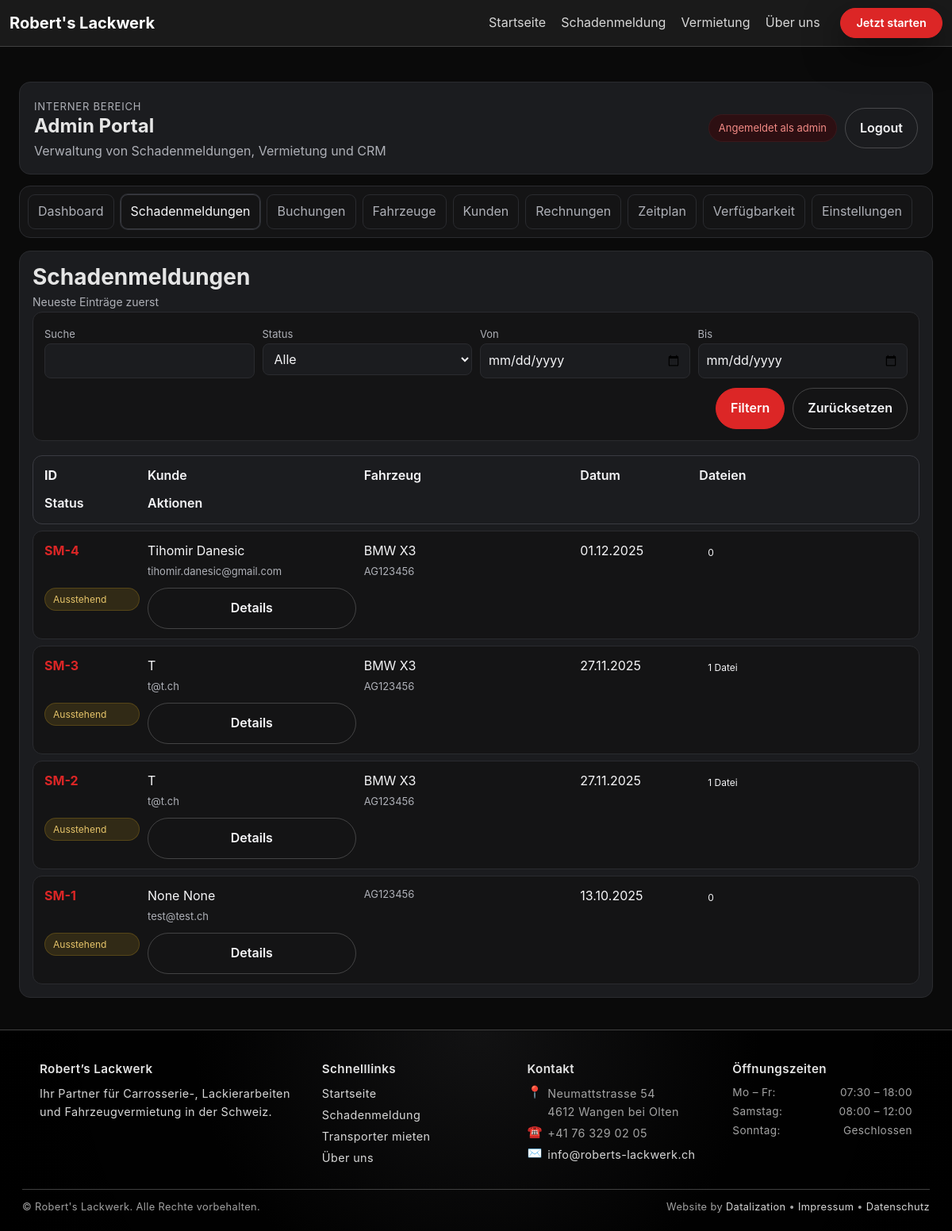
Page /intern/schadenmeldungen/ (signed in) on the committed database.
### main/models.py (models this page shows)
class DamageReport(models.Model):
    STATUS_CHOICES = [
        ("pending", "Ausstehend"),
        ("in_progress", "In Bearbeitung"),
        ("completed", "Abgeschlossen"),
    ]
    customer = models.ForeignKey(
        Customer,
        on_delete=models.SET_NULL,
        null=True,
        blank=True,
        related_name="damage_reports",
    )
    first_name = models.CharField("Vorname", max_length=80, blank=True, null=True)
    last_name  = models.CharField("Nachname", max_length=80, blank=True, null=True)
    company_name = models.CharField("Firmenname", max_length=120, blank=True, null=True)
    email = models.EmailField()
    phone = models.CharField(max_length=50, blank=True)
    car_brand = models.CharField("Automarke", max_length=80, blank=True)
    car_model = models.CharField("Automodell", max_length=80, blank=True)
    vin       = models.CharField("Stammnummer (VIN)", max_length=32, blank=True)
    first_registration = models.DateField("Erstzulassung", null=True, blank=True)
    mileage = models.PositiveIntegerField("Kilometerstand", null=True, blank=True)
    car_part = models.CharField(max_length=50, choices=CAR_PART_CHOICES, blank=True)  # ← war früher ohne blank
    damaged_parts = models.JSONField("Beschädigte Teile", default=list, blank=True)
    affected_parts = models.JSONField("Betroffene Teile", default=list, blank=True)
    damage_type = models.CharField("Schadensart", max_length=50, blank=True)
    accident_date = models.DateField("Unfalldatum", null=True, blank=True)
    accident_location = models.CharField("Unfallort", max_length=200, blank=True)
    message = models.TextField(blank=True)
    address = models.CharField("Adresse", max_length=200, blank=True)
    plate = models.CharField("Kontrollschild", max_length=16, blank=True)
    no_plate = models.BooleanField("Kontrollschild nicht bekannt", default=False)
    insurer = models.CharField("Versicherung", max_length=40, blank=True, choices=INSURER_CHOICES)
    other_insurer = models.CharField("Andere Versicherung", max_length=100, blank=True)
    policy_number = models.CharField("Policennummer", max_length=64, blank=True)
    accident_number = models.CharField("Schaden-/Unfallnummer", max_length=64, blank=True)
    insurer_contact = models.CharField("Versicherung Ansprechperson", max_length=120, blank=True)
    other_party_involved = models.BooleanField(default=False)
    police_involved = models.BooleanField(default=False)
    documents = models.JSONField(default=list, blank=True)
    status = models.CharField(max_length=20, choices=STATUS_CHOICES, default="pending")
    admin_notes = models.TextField(blank=True)
    created_at = models.DateTimeField(auto_now_add=True)

### adminportal/views.py (the view, shortened to what this page needs)
# urls.py: path("schadenmeldungen/", views.damage_reports, name="portal_damage_reports"),
@login_required
@user_passes_test(_is_staff)
def damage_reports(request):
    ctx = _base_context("damage_reports")
    qs = DamageReport.objects.all().prefetch_related("photos")
    q = request.GET.get("q")
    status = request.GET.get("status")
    date_from = request.GET.get("from")
    date_to = request.GET.get("to")
    if status:
        qs = qs.filter(status=status)
    if date_from:
        qs = qs.filter(created_at__date__gte=date_from)
    if date_to:
        qs = qs.filter(created_at__date__lte=date_to)
    ctx["filter"] = {"q": q or "", "status": status or "", "from": date_from or "", "to": date_to or ""}
    ctx["reports"] = qs.order_by("-created_at")[:200]
    return render(request, "adminportal/damage_reports.html", ctx)

### adminportal/views.py (called while the page is built)
def _is_staff(user):
    if not user.is_authenticated:
        return False
    if user.is_staff:
        return True
    return user.groups.filter(name__in=["admin", "manager", "employee"]).exists()

### main/models.py (called while the page is built, shortened)
    @property
    def public_url(self):
        if self.file_url:
            return self.file_url

### adminportal/templates/adminportal/damage_reports.html (shortened to what this page needs)
{% extends "adminportal/base.html" %}
{% block portal_content %}
<section class="fig-admin__panel fig-admin__panel--wide">
  <header class="fig-admin__panel-header">
    <h3>Schadenmeldungen</h3>
    <p class="fig-admin__panel-subtitle">Neueste Einträge zuerst</p>
  </header>
  <form method="get" class="fig-form">
    <div class="fig-form__grid">
      <div><label>Suche</label><input type="text" name="q" value="{{ filter.q }}"></div>
      <div>
        <label>Status</label>
        <select name="status">
          <option value="">Alle</option>
        </select>
      </div>
      <div><label>Von</label><input type="date" name="from" value="{{ filter.from }}"></div>
      <div><label>Bis</label><input type="date" name="to" value="{{ filter.to }}"></div>
    </div>
    <div class="fig-form__actions">
      <button class="fig-btn fig-btn--primary" type="submit">Filtern</button>
      <a class="fig-btn fig-btn--ghost" href="{% url 'portal_damage_reports' %}">Zurücksetzen</a>
    </div>
  </form>
  <div class="fig-table">
    <div class="fig-table__row fig-table__row--head">
      <div class="fig-table__cell fig-table__cell--id">ID</div>
      <div class="fig-table__cell">Kunde</div>
      <div class="fig-table__cell">Fahrzeug</div>
      <div class="fig-table__cell">Datum</div>
      <div class="fig-table__cell">Dateien</div>
      <div class="fig-table__cell">Status</div>
      <div class="fig-table__cell">Aktionen</div>
    </div>
    {% for report in reports %}
      <div class="fig-table__row">
        <div class="fig-table__cell fig-table__cell--id">
          <a href="{% url 'portal_damage_report_detail' report.pk %}">SM-{{ report.pk }}</a>
        </div>
        <div class="fig-table__cell">
          {% if report.company_name %}{{ report.company_name }}{% else %}{{ report.first_name }} {{ report.last_name }}{% endif %}
          <div class="fig-table__meta">{{ report.email }}</div>
        </div>
        <div class="fig-table__cell">
          {{ report.car_brand }} {{ report.car_model }}
          <div class="fig-table__meta">{% if report.plate %}{{ report.plate }}{% endif %}</div>
        </div>
        <div class="fig-table__cell">{{ report.created_at|date:"d.m.Y" }}</div>
        <div class="fig-table__cell">
          {% with report.photos.count as cnt %}
            {% if cnt %}
              <span class="fig-badge fig-badge--ghost">{{ cnt }} Datei{% if cnt != 1 %}en{% endif %}</span>
            {% else %}
              <span class="fig-badge fig-badge--muted">0</span>
            {% endif %}
          {% endwith %}
        </div>
        <div class="fig-table__cell">
          {% if report.status == "pending" %}
            <span class="fig-badge fig-badge--warning">Ausstehend</span>
          {% elif report.status == "in_progress" %}
            <span class="fig-badge fig-badge--info">In Bearbeitung</span>
          {% elif report.status == "completed" %}
            <span class="fig-badge fig-badge--success">Abgeschlossen</span>
          {% endif %}
        </div>
        <div class="fig-table__cell">
          <button class="fig-btn fig-btn--ghost js-open-modal" data-target="report-{{ report.pk }}">Details</button>
        </div>
      </div>
    {% empty %}
      <p class="fig-empty fig-table__empty">Keine Schadenmeldungen vorhanden.</p>
    {% endfor %}
  </div>
</section>
{% endblock %}

### adminportal/templates/adminportal/base.html
{% extends "base.html" %}
{% load static %}
{% block content %}
<div class="figma-home figma-home--admin">
  <header class="fig-admin__hero">
    <div>
      <p class="fig-eyebrow">Interner Bereich</p>
      <h1>Admin Portal</h1>
      <p class="fig-subtitle">
        {% if portal_settings and portal_settings.branding_text %}
          {{ portal_settings.branding_text }}
        {% else %}
          Verwaltung von Schadenmeldungen, Vermietung und CRM
        {% endif %}
      </p>
    </div>
    <div class="fig-admin__hero-actions">
      <span class="fig-admin__badge">Angemeldet als {{ request.user.username }}</span>
      <a class="fig-btn fig-btn--ghost" href="{% url 'admin_logout' %}">Logout</a>
    </div>
  </header>
  <nav class="fig-admin__tabs">
    <a class="fig-admin__tab {% if active_tab == 'dashboard' %}is-active{% endif %}" href="{% url 'portal_dashboard' %}">Dashboard</a>
    <a class="fig-admin__tab {% if active_tab == 'damage_reports' %}is-active{% endif %}" href="{% url 'portal_damage_reports' %}">Schadenmeldungen</a>
    <a class="fig-admin__tab {% if active_tab == 'bookings' %}is-active{% endif %}" href="{% url 'portal_bookings' %}">Buchungen</a>
    <a class="fig-admin__tab {% if active_tab == 'vehicles' %}is-active{% endif %}" href="{% url 'portal_vehicles' %}">Fahrzeuge</a>
    <a class="fig-admin__tab {% if active_tab == 'customers' %}is-active{% endif %}" href="{% url 'portal_customers' %}">Kunden</a>
    <a class="fig-admin__tab {% if active_tab == 'invoices' %}is-active{% endif %}" href="{% url 'portal_invoices' %}">Rechnungen</a>
    <a class="fig-admin__tab {% if active_tab == 'schedule' %}is-active{% endif %}" href="{% url 'portal_schedule' %}">Zeitplan</a>
    <a class="fig-admin__tab {% if active_tab == 'availability' %}is-active{% endif %}" href="{% url 'portal_availability' %}">Verfügbarkeit</a>
    <a class="fig-admin__tab {% if active_tab == 'settings' %}is-active{% endif %}" href="{% url 'portal_settings' %}">Einstellungen</a>
  </nav>
  {% block portal_content %}{% endblock %}
</div>
{% endblock %}

### static/css/design/variables.css (style rules this page uses)
:root { --bg:#0a0a0a;--bg-elevated:#111111;--bg-card:#1a1a1a;--bg-card-soft:#131313;--primary:#dc2626;--primary-soft:#ef4444;--primary-dark:#b91c1c;--border:#404040;--border-strong:#525252;--text:#e5e5e5;--text-soft:#d7d7d7;--text-muted:#a3a3a3;--error:#ef4444;--success:#22c55e;--radius-xs:4px;--radius-sm:8px;--radius-md:12px;--radius-lg:16px;--shadow-soft:0 18px 45px rgba(0,0,0,.5);--shadow-strong:0 25px 60px rgba(0,0,0,.65);--container-width:1350px;--spacing-2:.25rem;--spacing-4:.5rem;--spacing-6:.75rem;--spacing-8:1rem;--spacing-12:1.5rem;--spacing-16:2rem;--spacing-24:3rem;--transition-fast:150ms ease-out;--transition-med:220ms ease-out;--nav-height:72px;--font-base:16px;--font-lg:18px;--font-xl:22px;--font-xxl:34px;--line-height-base:1.6; }
html { font-size:100%; }
body { margin:0;padding:0;background:var(--bg);color:var(--text);font-family:-apple-system,BlinkMacSystemFont,"SF Pro Text","Segoe UI",system-ui,sans-serif;font-size:var(--font-base);line-height:var(--line-height-base);-webkit-font-smoothing:antialiased; }
h1,h2,h3,h4,h5,h6 { margin:0 0 var(--spacing-8);font-weight:700;color:var(--text); }
p { margin:0 0 var(--spacing-8);color:var(--text-soft); }
a { text-decoration:none;color:var(--primary);transition:color var(--transition-fast); }
*,*::before,*::after { box-sizing:border-box; }

### static/css/design/layout.css (style rules this page uses)
.page-bg { min-height:100vh;background:#0a0a0a;color:var(--text); }

### rows in the picture
DamageReport: pk "4", first_name "Tihomir", last_name "Danesic", email "tihomir.danesic@gmail.com", car_brand "BMW", car_model "X3", plate "AG123456", created_at "01.12.2025", status "Ausstehend"
DamageReport: pk "3", first_name "T", email "t@t.ch", car_brand "BMW", car_model "X3", plate "AG123456", created_at "27.11.2025", photos.count "1", status "Ausstehend"
DamageReport: pk "2", first_name "T", email "t@t.ch", car_brand "BMW", car_model "X3", plate "AG123456", created_at "27.11.2025", photos.count "1", status "Ausstehend"
DamageReport: pk "1", first_name "None", last_name "None", email "test@test.ch", plate "AG123456", created_at "13.10.2025", status "Ausstehend"

### other values in the picture
{{ request.user.username }} "admin"
